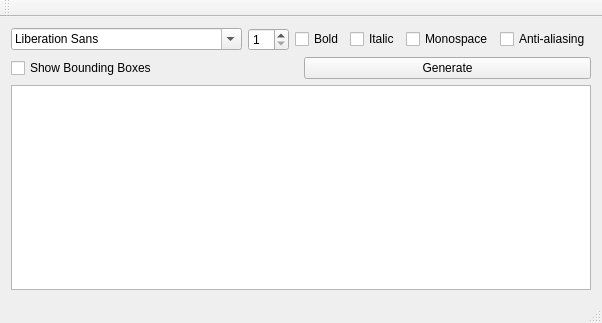
<?xml version="1.0" encoding="UTF-8"?>
<ui version="4.0">
 <class>MainWindow</class>
 <widget class="QMainWindow" name="MainWindow">
  <property name="geometry">
   <rect>
    <x>0</x>
    <y>0</y>
    <width>526</width>
    <height>323</height>
   </rect>
  </property>
  <property name="windowTitle">
   <string>MainWindow</string>
  </property>
  <widget class="QWidget" name="centralWidget">
   <layout class="QVBoxLayout" name="verticalLayout">
    <item>
     <layout class="QHBoxLayout" name="horizontalLayout">
      <item>
       <widget class="QFontComboBox" name="fontComboBox"/>
      </item>
      <item>
       <widget class="QSpinBox" name="spinBox">
        <property name="minimum">
         <number>1</number>
        </property>
       </widget>
      </item>
      <item>
       <widget class="QCheckBox" name="checkBoxBold">
        <property name="text">
         <string>Bold</string>
        </property>
       </widget>
      </item>
      <item>
       <widget class="QCheckBox" name="checkBoxItalic">
        <property name="text">
         <string>Italic</string>
        </property>
       </widget>
      </item>
      <item>
       <widget class="QCheckBox" name="checkBoxMonospace">
        <property name="text">
         <string>Monospace</string>
        </property>
       </widget>
      </item>
      <item>
       <widget class="QCheckBox" name="checkBoxAntiAliasing">
        <property name="text">
         <string>Anti-aliasing</string>
        </property>
       </widget>
      </item>
     </layout>
    </item>
    <item>
     <layout class="QHBoxLayout" name="horizontalLayout_2">
      <item>
       <widget class="QCheckBox" name="checkBox">
        <property name="text">
         <string>Show Bounding Boxes</string>
        </property>
       </widget>
      </item>
      <item>
       <widget class="QPushButton" name="pushButton">
        <property name="text">
         <string>Generate</string>
        </property>
       </widget>
      </item>
     </layout>
    </item>
    <item>
     <widget class="QPlainTextEdit" name="plainTextEdit"/>
    </item>
   </layout>
  </widget>
  <widget class="QMenuBar" name="menuBar">
   <property name="geometry">
    <rect>
     <x>0</x>
     <y>0</y>
     <width>526</width>
     <height>21</height>
    </rect>
   </property>
  </widget>
  <widget class="QToolBar" name="mainToolBar">
   <attribute name="toolBarArea">
    <enum>TopToolBarArea</enum>
   </attribute>
   <attribute name="toolBarBreak">
    <bool>false</bool>
   </attribute>
  </widget>
  <widget class="QStatusBar" name="statusBar"/>
 </widget>
 <layoutdefault spacing="6" margin="11"/>
 <resources/>
 <connections/>
</ui>
